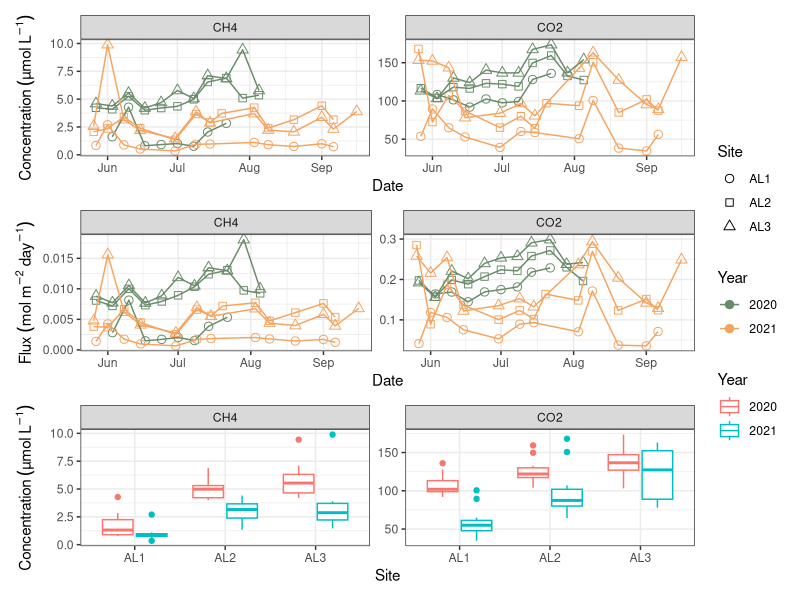
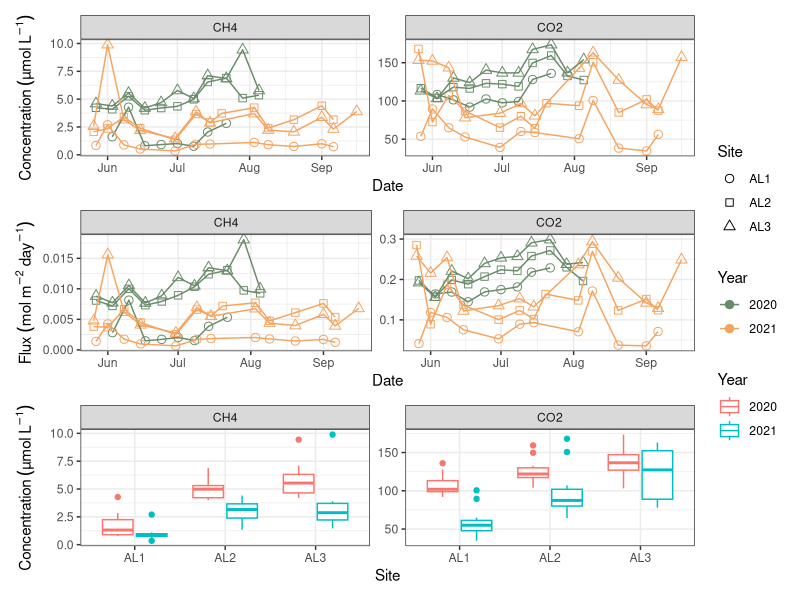

These figures' R source, in order:
# Figure 4 Gas Timeseries


library(tidyverse)
library(dplyr)
library(lubridate)
library(patchwork)
library(scales)

df <- read_csv("Data/clean.v2.csv")

df <- df %>% 
  filter(Depth=="0") %>% 
  filter(Time=="Day") %>% 
  mutate(Year=as.factor(year(Date))) %>% 
  mutate(Day=yday(Date)) %>% 
  select(Date,Site,Year,Day,fCO2,fCH4,dCO2,dCH4, Depth)

df_long <- pivot_longer(df, cols = c("fCO2","fCH4","dCO2","dCH4"))
df_long <- df_long[!duplicated(df_long),]


df_long <- df_long %>% 
  mutate(Gas=NA) %>% 
  mutate(Param=NA)

for (n in 1:nrow(df_long)) {
  if(df_long$name[n]=="fCO2"){
    df_long$Gas[n]="CO2"
    df_long$Param[n]="Flux (mol/m2/day)"
  } else if (df_long$name[n]=="dCO2"){
    df_long$Gas[n]="CO2"
    df_long$Param[n]="Concentration (µmol/L)"
  }else if(df_long$name[n]=="fCH4"){
    df_long$Gas[n]="CH4"
    df_long$Param[n]="Flux (mol/m2/day)"
  } else if (df_long$name[n]=="dCH4"){
    df_long$Gas[n]="CH4"
    df_long$Param[n]="Concentration (µmol/L)"
  }
}

df_long <- na.omit(df_long)

df_long_flux <- df_long %>% 
  filter(Param=="Flux (mol/m2/day)")

df_long_conc <- df_long %>% 
  filter(Param=="Concentration (µmol/L)")

flux <- ggplot(df_long_flux,aes(x=as.Date(Day, origin=as.Date("2020-01-01")),y=value))+
  geom_point(aes(colour=Year, shape=Site), size=2.5)+
  geom_line(aes(colour=Year, shape=Site))+
  scale_shape_manual(values = c(21,22,24))+
  scale_color_manual(values=c("darkseagreen4", "sandybrown"))+
  facet_wrap(~Gas, scales = "free", nrow = 1)+
  xlab("Date")+
  scale_x_date(labels = date_format("%b"), date_breaks = '1 month')+
  # ylab("Flux (mol/m2/day)")+
  ylab(expression(Flux~(mol~m^-2~day^-1)))+
  theme_bw() 
#  theme(strip.background = element_rect(fill=alpha("deeppink4",0.2)))
conc <- ggplot(df_long_conc,aes(x=as.Date(Day, origin=as.Date("2020-01-01")),y=value))+
  geom_point(aes(colour=Year, shape=Site), size=2.5)+
  geom_line(aes(colour=Year, shape=Site))+
  scale_shape_manual(values = c(21,22,24))+
  scale_color_manual(values=c("darkseagreen4", "sandybrown"))+
  #  labs(title = expression("CH"[4])) +
  facet_wrap(~Gas, scales = "free", nrow = 1)+
  xlab("Date")+
  scale_x_date(labels = date_format("%b"), date_breaks = '1 month')+
  # ylab("Concnentration (µmol/L)")+
  ylab(expression(Concentration~(µmol~L^-1)))+
  theme_bw() 
#  theme(strip.background = element_rect(fill=alpha("deeppink4",0.2)))

spatial <- ggplot(df_long_conc) +
  geom_boxplot(aes(x=Site, y=value, colour=Year))+
  facet_wrap(~Gas, scales = "free_y")+
  ylab(expression(Concentration~(µmol~L^-1)))+
  theme_bw()

layout <- "
A
B
C"

conc+flux+spatial+plot_layout(design = layout, guides = "collect")
ggsave("Figures/Figure4.png", plot=last_plot())